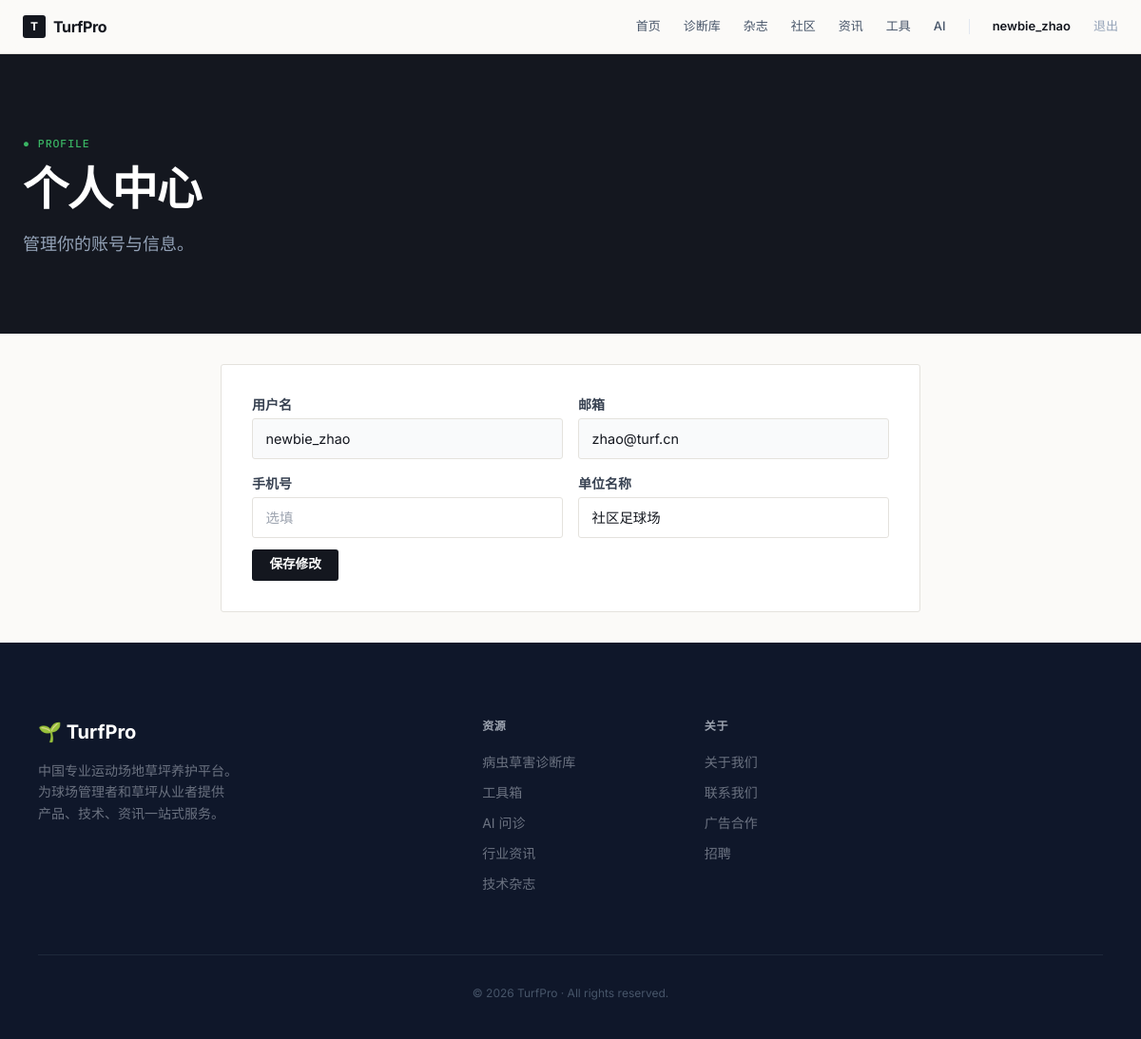
Screenshot of /profile (signed in) with the database file from the repository.
### models.py (models this page shows, shortened)
class User(UserMixin, db.Model):
    id = db.Column(db.Integer, primary_key=True)
    username = db.Column(db.String(80), unique=True, nullable=False)
    email = db.Column(db.String(120), unique=True, nullable=False)
    password_hash = db.Column(db.String(200), nullable=False)
    phone = db.Column(db.String(20))
    company = db.Column(db.String(200))
    is_admin = db.Column(db.Boolean, default=False)
    created_at = db.Column(db.DateTime, default=datetime.utcnow)
    posts = db.relationship('Post', backref='author', lazy=True)
    orders = db.relationship('Order', backref='user', lazy=True)
    reviews = db.relationship('Review', backref='user', lazy=True)

### routes.py (the view)
@main.route('/profile', methods=['GET','POST'])
@login_required
def profile():
    if request.method=='POST':
        current_user.phone=request.form.get('phone',''); current_user.company=request.form.get('company','')
        db.session.commit(); flash('已更新','success')
    return render_template('profile.html')

### app.py (called while the page is built)
@login_manager.user_loader
def load_user(user_id):
    from models import User; return User.query.get(int(user_id))

### routes.py (called while the page is built)
@main.context_processor
def inject_globals():
    return dict(categories=Category.query.order_by(Category.display_order).all(), current_year=datetime.now().year)

### templates/profile.html
{% extends "base.html" %}{% block content %}
<section style="background:#14171f">
    <div class="max-w-7xl mx-auto px-6 py-20">
        <div class="max-w-3xl reveal">
            <div class="eyebrow mb-4" style="color:#3ab564"><span>●</span><span>PROFILE</span></div>
            <h1 class="text-4xl lg:text-5xl font-extrabold text-white tracking-tight mb-5">个人中心</h1>
            <p class="text-slate-400 text-base lg:text-lg max-w-xl leading-relaxed">管理你的账号与信息。</p>
        </div>
    </div>
</section>
<section class="max-w-3xl mx-auto px-4 py-8">
    <div class="card p-8 reveal">
        <form method="POST" class="space-y-3">
            <div class="grid md:grid-cols-2 gap-4">
                <div><label class="text-sm font-semibold text-gray-700 mb-1 block">用户名</label><input value="{{ current_user.username }}" class="input bg-gray-50" disabled></div>
                <div><label class="text-sm font-semibold text-gray-700 mb-1 block">邮箱</label><input value="{{ current_user.email }}" class="input bg-gray-50" disabled></div>
                <div><label class="text-sm font-semibold text-gray-700 mb-1 block">手机号</label><input name="phone" value="{{ current_user.phone or '' }}" class="input" placeholder="选填"></div>
                <div><label class="text-sm font-semibold text-gray-700 mb-1 block">单位名称</label><input name="company" value="{{ current_user.company or '' }}" class="input" placeholder="选填"></div>
            </div>
            <button type="submit" class="btn btn-primary">保存修改</button>
        </form>
    </div>
</section>
{% endblock %}

### templates/base.html (shortened to what this page needs)
<!DOCTYPE html>
<html lang="zh-CN">
<head>
    <script src="https://cdn.tailwindcss.com"></script>
</head>
<body class="text-ink antialiased" style="background:#fbfaf8">
    <nav class="nav-glass sticky top-0 z-50">
        <div class="max-w-7xl mx-auto px-6">
            <div class="flex justify-between items-center h-14">
                <a href="/" class="flex items-center gap-2">
                    <span class="inline-flex items-center justify-center w-6 h-6 bg-ink text-white text-xs font-bold" style="border-radius:3px">T</span>
                    <span class="font-bold text-base tracking-tight">TurfPro</span>
                </a>
                <div class="hidden md:flex items-center space-x-6">
                    <a href="/" class="text-[13px] font-medium text-slate-600 hover:text-ink">首页</a>
                    <a href="/diagnose" class="text-[13px] font-medium text-slate-600 hover:text-ink">诊断库</a>
                    <a href="/magazine" class="text-[13px] font-medium text-slate-600 hover:text-ink">杂志</a>
                    <a href="/forum" class="text-[13px] font-medium text-slate-600 hover:text-ink">社区</a>
                    <a href="/news" class="text-[13px] font-medium text-slate-600 hover:text-ink">资讯</a>
                    <a href="/tools" class="text-[13px] font-medium text-slate-600 hover:text-ink">工具</a>
                    <a href="/ai-assistant" class="text-[13px] font-medium text-slate-600 hover:text-ink">AI</a>
                    {% if current_user.is_authenticated %}
                    <a href="/profile" class="text-[13px] font-semibold text-ink">{{ current_user.username }}</a>
                    <a href="/logout" class="text-[13px] font-medium text-slate-400 hover:text-red-500">退出</a>
                    {% else %}
                    <a href="/login" class="text-[13px] font-medium text-slate-600 hover:text-ink">登录</a>
                    <a href="/register" class="text-[13px] font-semibold text-white bg-ink px-3 py-1.5" style="border-radius:3px">注册</a>
                    {% endif %}
                </div>
            </div>
        </div>
    </nav>
    {% block content %}{% endblock %}
    <footer class="bg-slate-900 text-gray-500 pt-20 pb-10">
        <div class="max-w-6xl mx-auto px-4">
            <div class="grid md:grid-cols-5 gap-12 mb-16">
                <div class="md:col-span-2">
                    <span class="text-white text-xl font-bold">🌱 TurfPro</span>
                    <p class="mt-4 text-sm leading-relaxed">中国专业运动场地草坪养护平台。<br>为球场管理者和草坪从业者提供<br>产品、技术、资讯一站式服务。</p>
                </div>
                <div><h4 class="text-gray-400 text-xs font-semibold tracking-wider uppercase mb-5">资源</h4>
                    <ul class="space-y-3 text-sm">
                        <li><a href="/diagnose" class="hover:text-white transition">病虫草害诊断库</a></li>
                        <li><a href="/tools" class="hover:text-white transition">工具箱</a></li>
                        <li><a href="/ai-assistant" class="hover:text-white transition">AI 问诊</a></li>
                        <li><a href="/news" class="hover:text-white transition">行业资讯</a></li>
                        <li><a href="/magazine" class="hover:text-white transition">技术杂志</a></li>
                </ul></div>
                <div><h4 class="text-gray-400 text-xs font-semibold tracking-wider uppercase mb-5">关于</h4>
                    <ul class="space-y-3 text-sm">
                        <li><a href="/about" class="hover:text-white transition">关于我们</a></li>
                        <li><a href="/contact" class="hover:text-white transition">联系我们</a></li>
                        <li><a href="/advertise" class="hover:text-white transition">广告合作</a></li>
                        <li><a href="/jobs" class="hover:text-white transition">招聘</a></li>
                </ul></div>
            </div>
            <div class="border-t border-slate-800 pt-8 text-center text-xs text-slate-600">
                © {{ current_year }} TurfPro · All rights reserved.
            </div>
        </div>
    </footer>
</body>
</html>

### templates/base.html (style rules this page uses)
:root { --ink: #14171f; --grass: #1f6b3b; --grass-700: #185530; --accent: #3ab564; --sand: #f3f1ee; --cream: #fbfaf8; --line: #e4e2dd; --r: 3px; }
* { border-color: var(--line); }
body { font-family: 'Inter','Noto Sans SC', system-ui, sans-serif; font-weight: 400; color: var(--ink); -webkit-font-smoothing: antialiased; }
h1,h2,h3,h4 { font-family: 'Inter','Noto Sans SC', system-ui, sans-serif; font-weight: 700; letter-spacing: -0.02em; }
.eyebrow { font-family: 'IBM Plex Mono', monospace; font-size: .72rem; font-weight: 500; letter-spacing: .08em; text-transform: uppercase; color: var(--accent); display: inline-flex; align-items: center; gap: .5rem; }
.reveal { opacity: 0; transform: translateY(16px); transition: .5s cubic-bezier(.22,1,.36,1); }
.reveal.visible { opacity: 1; transform: translateY(0); }
.card { background:#fff; border-radius: var(--r); border:1px solid var(--line); transition: border-color .2s, box-shadow .2s; }
.btn { display:inline-flex; align-items:center; justify-content:center; gap:.4rem; padding:.6rem 1.15rem; border-radius: var(--r); font-weight:600; font-size:.85rem; line-height:1; transition: background .18s, color .18s, border-color .18s; }
.btn-primary { background: var(--ink); color:#fff; }
.input { border:1px solid var(--line); border-radius: var(--r); padding:.6rem .85rem; width:100%; background:#fff; transition:.15s; font-size:.9rem; }
.nav-glass { background: rgba(251,250,248,.88); backdrop-filter: blur(12px); -webkit-backdrop-filter: blur(12px); border-bottom:1px solid var(--line); }
html { scroll-behavior: smooth; }

### rows the page displays
User: username "newbie_zhao", email "zhao@turf.cn", company "社区足球场"
